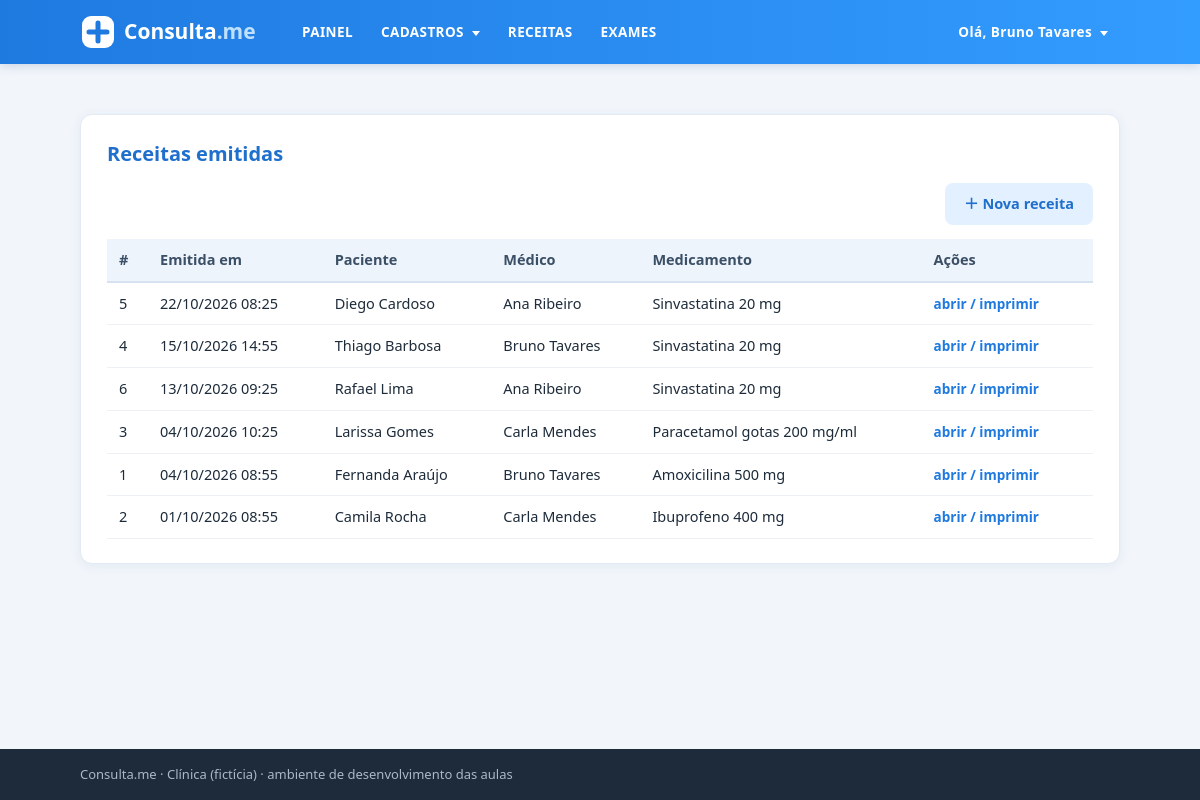
Page /receitas/ (signed in) on the committed database.
### intranet/models.py (models this page shows, shortened)
class Receita(models.Model):
    consulta = models.ForeignKey(Consulta, on_delete=models.CASCADE, related_name='receitas')
    medicamento = models.CharField(max_length=120)
    posologia = models.CharField(max_length=200)   # dose e frequência (ex.: "1 comprimido de 8/8h por 7 dias")
    observacoes = models.TextField(blank=True)
    emitida_em = models.DateTimeField(default=timezone.now)
    assinatura = models.TextField(blank=True)
    certificado = models.TextField(blank=True)

class Consulta(models.Model):
    paciente_id = models.ForeignKey(Paciente, on_delete=models.CASCADE)
    medico_id = models.ForeignKey(Medico, on_delete=models.CASCADE)
    horario = models.DateTimeField(default=timezone.now)
    observacao = models.TextField(blank=True)   # anotações do atendimento
    status = models.CharField(
        default='A',
        max_length=1,
        choices=(
            ('A', 'Agendada'),
            ('X', 'Cancelada'),
            ('C', 'Confirmada'),
            ('R', 'Realizada')
        )
    )

class Paciente(models.Model):
    nome = models.CharField(max_length=50)
    sobrenome = models.CharField(max_length=50)
    email = models.EmailField()
    telefone = models.CharField(max_length=15)
    cpf = models.CharField(max_length=11)   # 11 dígitos, sem pontos e traço
    criacao_data = models.DateTimeField(default=timezone.now)
    mensagem = models.TextField(blank=True)
    ativo = models.BooleanField(default=True)
    imagem = models.ImageField(upload_to='img/%Y/%m', blank=True)
    def __str__(self):
        return f'{self.nome} {self.sobrenome}'

class Medico(models.Model):
    nome = models.CharField(max_length=30)
    sobrenome = models.CharField(max_length=30)
    email = models.EmailField()
    criacao_data = models.DateTimeField(default=timezone.now)
    telefone = models.CharField(max_length=15)
    crm = models.CharField(max_length=6)
    especialidade = models.CharField(max_length=20)
    ativo = models.BooleanField(default=True)
    mensagem = models.TextField(blank=True)
    imagem = models.ImageField(upload_to='img/%Y/%m', blank=True)
    usuario = models.OneToOneField(
        settings.AUTH_USER_MODEL,
        on_delete=models.SET_NULL,
        null=True, blank=True,
        related_name='medico',
    )
    def __str__(self):
        return f'{self.nome} {self.sobrenome}'

### intranet/views.py (the view)
# urls.py: path('receitas/', views.ReceitaListView.as_view(), name='receita-list'),
class ReceitaListView(LoginRequiredMixin, ListView):
    model = Receita
    template_name = 'intranet/receitas/listagem.html'
    context_object_name = 'receitas'
    def get_queryset(self):
        return (Receita.objects
                .select_related('consulta__paciente_id', 'consulta__medico_id')   # __ atravessa as FKs
                .order_by('-emitida_em'))

### intranet/templates/intranet/receitas/listagem.html (shortened to what this page needs)
{% extends 'intranet/base_logado.html' %}
{% block content %}
<main class="container">
  <section class="card">
    <h2 class="title">Receitas emitidas</h2>
    <div class="table-controls">
      <a href="{% url 'intranet:receita-create' %}" class="btn btn-tertiary">＋ Nova receita</a>
    </div>
    <table class="tabela">
      <thead><tr><th>#</th><th>Emitida em</th><th>Paciente</th><th>Médico</th><th>Medicamento</th><th>Ações</th></tr></thead>
      <tbody>
        {% for receita in receitas %}
        <tr>
          <td>{{ receita.pk }}</td>
          <td>{{ receita.emitida_em|date:"d/m/Y H:i" }}</td>
          <td>{{ receita.consulta.paciente_id }}</td>
          <td>{{ receita.consulta.medico_id }}</td>
          <td>{{ receita.medicamento }}</td>
          <td class="acoes"><a href="{% url 'intranet:receita-detalhe' receita.pk %}">abrir / imprimir</a></td>
        </tr>
        {% empty %}
        <tr><td colspan="6">Nenhuma receita emitida.</td></tr>
        {% endfor %}
      </tbody>
    </table>
  </section>
</main>
{% endblock %}

### intranet/templates/intranet/base_logado.html (shortened to what this page needs)
{% extends 'intranet/base.html' %}
{% load static %}
{% block header %}
<header class="header">
  <div class="container header-container">
    <a class="logo" href="{% url 'intranet:painel' %}">
      <img src="{% static 'intranet/assets/logo.svg' %}" alt="Consulta.me">
    </a>
    <nav class="main-nav">
      <ul class="nav-left">
        <li><a href="{% url 'intranet:painel' %}">PAINEL</a></li>
        <li class="dropdown">
          <a href="#">CADASTROS <i class="arrow-down"></i></a>
        </li>
        <li><a href="{% url 'intranet:receita-list' %}">RECEITAS</a></li>
        <li><a href="{% url 'intranet:exames' %}">EXAMES</a></li>
      </ul>
      <ul class="nav-right">
        <li class="dropdown">
          <a href="#">
            Olá, <span>{{ request.user.get_full_name|default:request.user.username }}</span> <i class="arrow-down"></i>
          </a>
        </li>
      </ul>
    </nav>
  </div>
</header>
{% endblock %}

### intranet/static/intranet/style.css (style rules this page uses)
* { box-sizing: border-box; margin: 0; padding: 0; }
body { font-family: 'Segoe UI', Helvetica, Arial, sans-serif; background: #f2f6fb; color: #1d2b3a; line-height: 1.5; min-height: 100vh; display: flex; flex-direction: column; }
a { color: #1f7ae0; text-decoration: none; }
.container { width: 100%; max-width: 1080px; margin: 0 auto; padding: 0 20px; }
main.container { flex: 1; padding-top: 28px; padding-bottom: 40px; }
.header { background: #339cff; background: linear-gradient(90deg, #1f7ae0, #339cff); box-shadow: 0 2px 10px rgba(20, 60, 120, .18); }
.header-container { display: flex; align-items: center; justify-content: space-between; min-height: 64px; gap: 20px; }
.logo img { display: block; height: 40px; }
.main-nav { display: flex; align-items: center; justify-content: space-between; flex: 1; gap: 20px; }
.main-nav ul { list-style: none; display: flex; align-items: center; gap: 4px; }
.main-nav > ul > li > a { display: block; padding: 20px 12px; color: #fff; font-weight: 600; font-size: 13.5px; letter-spacing: .03em; }
.arrow-down { display: inline-block; width: 0; height: 0; margin-left: 4px; vertical-align: middle; border-left: 4px solid transparent; border-right: 4px solid transparent; border-top: 5px solid #fff; }
.header .dropdown { position: relative; }
.card { background: #fff; border-radius: 12px; padding: 24px 26px; margin-top: 22px; box-shadow: 0 2px 12px rgba(20, 60, 120, .07); border: 1px solid #e3eaf3; }
.title { font-size: 20px; color: #1f6fcc; margin-bottom: 14px; }
.table-controls { display: flex; justify-content: flex-end; gap: 10px; margin-bottom: 14px; }
.tabela { width: 100%; border-collapse: collapse; font-size: 14.5px; }
.tabela th { text-align: left; background: #eef4fb; color: #3b4f66; font-weight: 600; padding: 10px 12px; border-bottom: 2px solid #d6e2ef; }
.tabela td { padding: 10px 12px; border-bottom: 1px solid #edf1f6; vertical-align: top; }
.acoes a { margin-right: 10px; font-weight: 600; font-size: 13.5px; }
.btn { display: inline-block; padding: 9px 18px; border-radius: 8px; border: 1px solid transparent; font-size: 14.5px; font-weight: 600; cursor: pointer; font-family: inherit; text-align: center; }
.btn-tertiary { background: #e3f0ff; color: #1f6fcc; }

### rows in the picture
Receita: pk "5", emitida_em "22/10/2026 08:25", consulta.paciente_id "Diego Cardoso", consulta.medico_id "Ana Ribeiro", medicamento "Sinvastatina 20 mg"
Receita: pk "4", emitida_em "15/10/2026 14:55", consulta.paciente_id "Thiago Barbosa", consulta.medico_id "Bruno Tavares", medicamento "Sinvastatina 20 mg"
Receita: pk "6", emitida_em "13/10/2026 09:25", consulta.paciente_id "Rafael Lima", consulta.medico_id "Ana Ribeiro", medicamento "Sinvastatina 20 mg"
Receita: pk "3", emitida_em "04/10/2026 10:25", consulta.paciente_id "Larissa Gomes", consulta.medico_id "Carla Mendes", medicamento "Paracetamol gotas 200 mg/ml"
Receita: pk "1", emitida_em "04/10/2026 08:55", consulta.paciente_id "Fernanda Araújo", consulta.medico_id "Bruno Tavares", medicamento "Amoxicilina 500 mg"
Receita: pk "2", emitida_em "01/10/2026 08:55", consulta.paciente_id "Camila Rocha", consulta.medico_id "Carla Mendes", medicamento "Ibuprofeno 400 mg"

### other values in the picture
{{ request.user.get_full_name|default:request.user.username }} "Bruno Tavares"
